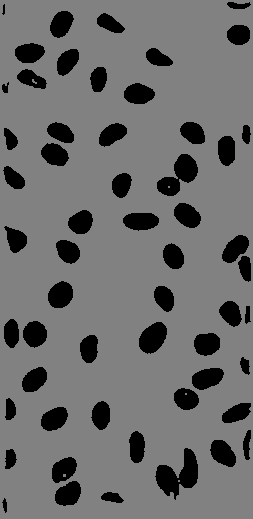
#> input picture maskss/0999dab07b11bc85fb8464fc36c947fbd8b5d6ec49817361cb780659ca805eac.png, 253 x 519 px; its folder holds only this picture in this run
$ jupyter execute --allow-errors 'Encode masks for testing images.ipynb'   (shell and % lines are left out)   (older library calls are emulated)
#> lines starting #> are read from the running program, lines starting #| are printed output that depends on the picture; after the words box and inside, x2 and y2 are one past the last pixel; in counts of white or black regions, pixels touching at a corner belong together
[cell 1]
from glob import glob
import cv2
from utils.probeImage import probeImage
import pandas as pd

from skimage.morphology import label
import numpy as np

[cell 2]
img_paths = glob("../maskss/*.png")
img_paths.sort()
#probeImage(gray)

[cell 3]
i = 35
#> (the rest of this cell did not finish here and is left out)

[cell 4]
#check the masks
import matplotlib.pyplot as plt
import numpy as np
#> (the rest of this cell did not finish here and is left out)

#> (a cell that did not finish here is left out)

#> (a cell that did not finish here is left out)

#> (a cell that did not finish here is left out)

[cell 8]
def rle_encoding(x):
    dots = np.where(x.T.flatten() == 1)[0]
    run_lengths = []
    prev = -2
    for b in dots:
        if (b>prev+1): run_lengths.extend((b + 1, 0))
        run_lengths[-1] += 1
        prev = b
    return run_lengths

def label_to_rles(lab_img):
    for i in range(1, lab_img.max() + 1):
        yield rle_encoding(lab_img == i)

def mask2RLE(lab_img,img_name):
    rle = list(label_to_rles(lab_img))
    new_test_id = [img_name[:-4]] * len(rle)
    return (rle,new_test_id)

[cell 9]
def encode1mask(img_path):
    gray = cv2.imread(img_path)
#> gray is the input picture: shape (519, 253, 3); min 0, max 129, mean 108
    gray = (gray<50)*1
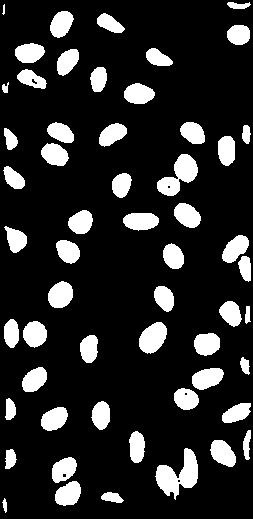
#> gray: shape (519, 253, 3) int64; values 0 (black) and 1 (white), 16.3% white; 56 white regions, largest, box (x1, y1, x2, y2) and area: (155, 448, 198, 500) 1097, (157, 154, 198, 196) 871, (139, 322, 167, 354) 634
    mask = gray[:,:,0]
    img_name = img_path.split("/")[-1]
    lab_img = label(mask > 0)
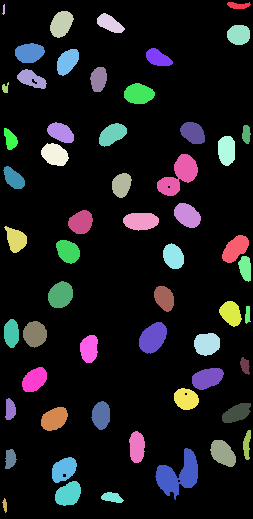
#> lab_img: shape (519, 253) int32; 57 distinct labels, from 0 to 56; one colour per label, 0 black
    rle,new_test_id  = mask2RLE(lab_img,img_name)
#> in mask2RLE, `rle = list(label_to_rles(lab_img))`: rle = 56 items
#> rle = 56 items; new_test_id = 56 items
    return rle,new_test_id

[cell 10]
rles = []
new_test_ids = []
for img_path in img_paths:
    rle, new_test_id = encode1mask(img_path)
#> rle = 56 items; new_test_id = 56 items
    rles.extend(rle)
    new_test_ids.extend(new_test_id)

$ run again, on maskss/1962d0c5faf3e85cda80e0578e0cb7aca50826d781620e5c1c4cc586bc69f81a.png
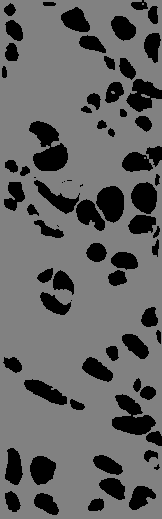
#> input picture maskss/1962d0c5faf3e85cda80e0578e0cb7aca50826d781620e5c1c4cc586bc69f81a.png, 162 x 519 px
#> in encode1mask, gray is the input picture: shape (519, 162, 3); min 0, max 129, mean 100.8
#> in encode1mask, `gray = (gray<50)*1`:
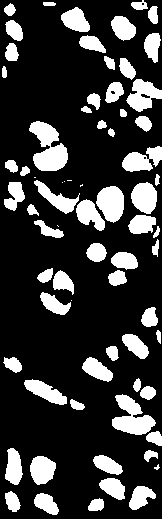
#> gray: shape (519, 162, 3) int64; values 0 (black) and 1 (white), 21.9% white; 71 white regions (8 under 20 px), largest, box (x1, y1, x2, y2) and area: (29, 121, 68, 171) 1172, (112, 394, 156, 435) 981, (96, 186, 124, 223) 762
#> in encode1mask, `lab_img = label(mask > 0)`:
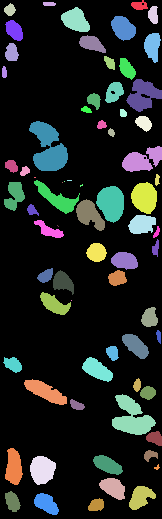
#> lab_img: shape (519, 162) int32; 72 distinct labels, from 0 to 71; one colour per label, 0 black
#> in mask2RLE, `rle = list(label_to_rles(lab_img))`: rle = 71 items

$ run again, on maskss/0a849e0eb15faa8a6d7329c3dd66aabe9a294cccb52ed30a90c8ca99092ae732.png
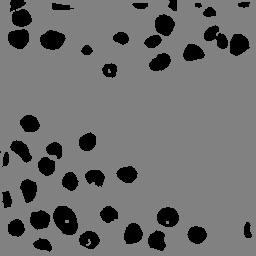
#> input picture maskss/0a849e0eb15faa8a6d7329c3dd66aabe9a294cccb52ed30a90c8ca99092ae732.png, 256 x 256 px
#> in encode1mask, gray is the input picture: shape (256, 256, 3); min 0, max 129, mean 111.1
#> in encode1mask, `gray = (gray<50)*1`:
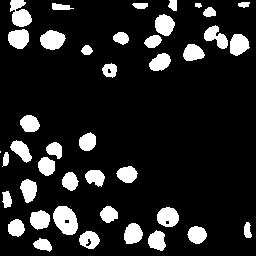
#> gray: shape (256, 256, 3) int64; values 0 (black) and 1 (white), 13.8% white; 41 white regions (1 under 20 px), largest, box (x1, y1, x2, y2) and area: (53, 206, 78, 235) 530, (10, 0, 32, 27) 404, (40, 30, 66, 50) 377
#> in encode1mask, `lab_img = label(mask > 0)`:
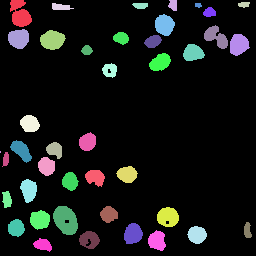
#> lab_img: shape (256, 256) int32; 42 distinct labels, from 0 to 41; one colour per label, 0 black
#> in mask2RLE, `rle = list(label_to_rles(lab_img))`: rle = 41 items
